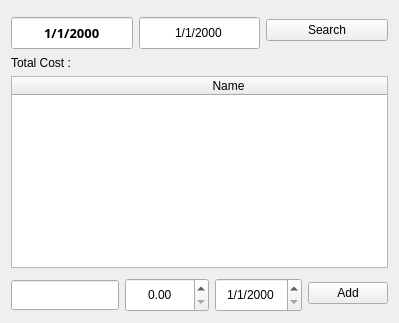
         <widget class="QWidget" name="tab_9">
          <attribute name="title">
           <string>Repairs</string>
          </attribute>
          <layout class="QGridLayout" name="gridLayout_20">
           <item row="3" column="0">
            <layout class="QHBoxLayout" name="horizontalLayout_13">
             <item>
              <widget class="QLineEdit" name="lineEdit_7">
               <property name="styleSheet">
                <string notr="true">height : 28px;
margin-top : 4px;
max-width : 800px</string>
               </property>
              </widget>
             </item>
             <item>
              <widget class="QDoubleSpinBox" name="doubleSpinBox_3">
               <property name="styleSheet">
                <string notr="true">height : 28px;
margin-top : 4px</string>
               </property>
               <property name="alignment">
                <set>Qt::AlignCenter</set>
               </property>
               <property name="maximum">
                <double>1000000.000000000000000</double>
               </property>
              </widget>
             </item>
             <item>
              <widget class="QDateEdit" name="dateEdit_12">
               <property name="styleSheet">
                <string notr="true">height : 28px;
margin-top : 4px</string>
               </property>
               <property name="alignment">
                <set>Qt::AlignCenter</set>
               </property>
               <property name="displayFormat">
                <string>d/M/yyyy</string>
               </property>
              </widget>
             </item>
             <item>
              <widget class="QPushButton" name="pushButton_9">
               <property name="cursor">
                <cursorShape>PointingHandCursor</cursorShape>
               </property>
               <property name="text">
                <string>Add</string>
               </property>
              </widget>
             </item>
            </layout>
           </item>
           <item row="2" column="0">
            <widget class="QTableWidget" name="tableWidget_8">
             <property name="horizontalScrollBarPolicy">
              <enum>Qt::ScrollBarAlwaysOff</enum>
             </property>
             <attribute name="horizontalHeaderDefaultSectionSize">
              <number>433</number>
             </attribute>
             <column>
              <property name="text">
               <string>Name</string>
              </property>
             </column>
             <column>
              <property name="text">
               <string>Cost</string>
              </property>
             </column>
             <column>
              <property name="text">
               <string>Date</string>
              </property>
             </column>
            </widget>
           </item>
           <item row="0" column="0">
            <layout class="QHBoxLayout" name="horizontalLayout_12">
             <item>
              <widget class="QDateEdit" name="dateEdit_7">
               <property name="font">
                <font>
                 <family>Segoe UI Black</family>
                 <pointsize>10</pointsize>
                 <weight>75</weight>
                 <italic>false</italic>
                 <bold>true</bold>
                </font>
               </property>
               <property name="styleSheet">
                <string notr="true">min-height : 28px;
margin-top : 5px</string>
               </property>
               <property name="alignment">
                <set>Qt::AlignCenter</set>
               </property>
               <property name="buttonSymbols">
                <enum>QAbstractSpinBox::NoButtons</enum>
               </property>
               <property name="accelerated">
                <bool>false</bool>
               </property>
               <property name="correctionMode">
                <enum>QAbstractSpinBox::CorrectToPreviousValue</enum>
               </property>
               <property name="displayFormat">
                <string>d/M/yyyy</string>
               </property>
              </widget>
             </item>
             <item>
              <widget class="QDateEdit" name="dateEdit_8">
               <property name="styleSheet">
                <string notr="true">min-height : 28px;
margin-top : 5px</string>
               </property>
               <property name="frame">
                <bool>true</bool>
               </property>
               <property name="alignment">
                <set>Qt::AlignCenter</set>
               </property>
               <property name="buttonSymbols">
                <enum>QAbstractSpinBox::NoButtons</enum>
               </property>
               <property name="displayFormat">
                <string>d/M/yyyy</string>
               </property>
              </widget>
             </item>
             <item>
              <widget class="QPushButton" name="pushButton_8">
               <property name="cursor">
                <cursorShape>PointingHandCursor</cursorShape>
               </property>
               <property name="text">
                <string>Search</string>
               </property>
              </widget>
             </item>
            </layout>
           </item>
           <item row="1" column="0">
            <widget class="QLabel" name="label_14">
             <property name="text">
              <string>Total Cost :</string>
             </property>
            </widget>
           </item>
          </layout>
         </widget>
